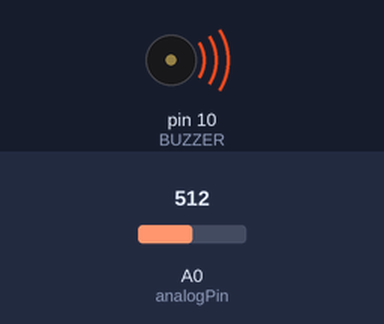
This sketch was run on a simulated Arduino Uno, built with avr-gcc and run on an emulated ATmega328P. Shown: buzzer (waves = sounding). The inputs (shaded band) are chosen by the test bench; at power-on: A0 (analogPin) = 512.

Above: at 1.4 s.
1.5 s: A0 (analogPin) set to 306
5.0 s: A0 (analogPin) set to 214
8.5 s: A0 (analogPin) set to 186
Timing chart, 0 to 16.1 s (numbered marks = the images above; inputs shaded):
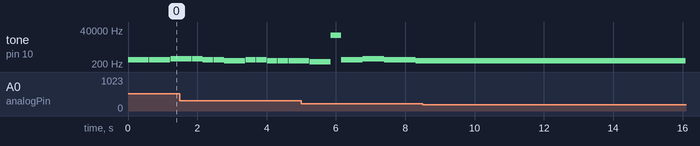

The sketch:

PC_w6_hw1.ino
```cpp
const int BUZZER = 10;
const int analogPin=A0;

char note[]="ggaaggeggeeed ggaaggegedec";
char beat[] ="11111121111221111112111122" ;
int note_length=sizeof(note)/sizeof(note[0])-1;

int tempo=300;

int freq(char note){
  char note_name[]={'c','d','e','f','g','a','b','C'};
  int note_freq[]={262,294,330,349,393,440,494,523};

  int num_note=sizeof(note_name)/sizeof(note_name[0]);

  for(int i=0;i<num_note;i++){
    if(note_name[i]==note){
      return note_freq[i];
    }
  }
}

int duration(char beat) {
  return beat - '0';
}
int i=0;

void setup() {
}
void loop() {
  int analogValue = analogRead(analogPin);
  if(i==note_length){
    i=0;
  }
   if(note[i] != "") {
          tone (BUZZER, freq(note[i]));

  delay( tempo*duration (beat[i])*(analogValue/200));
  noTone (BUZZER);
  delay(analogValue/30);
  i++;
  }
}
```
